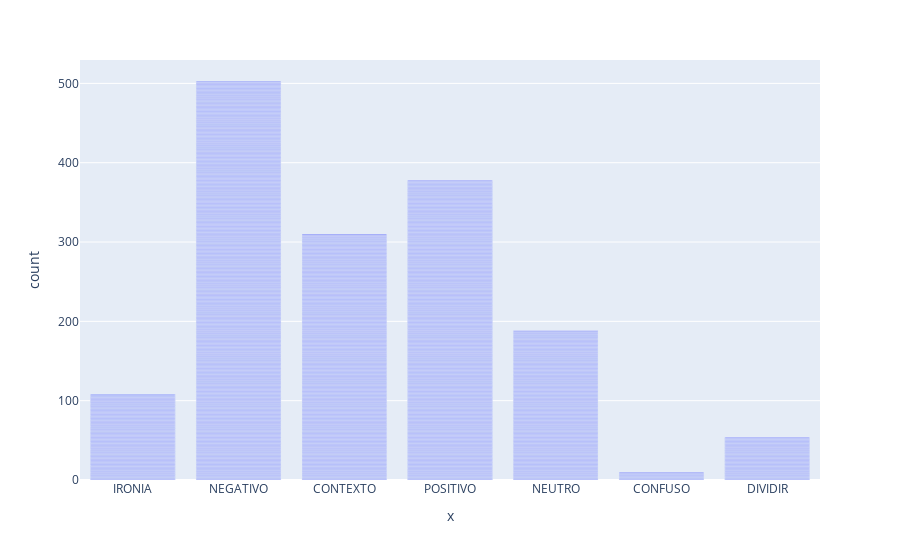

The code cell stored with this chart in its notebook:
### Markdown cell above
*Amostra do dataset classificado/rotulado*

### Code cell
rotulados = pd.read_excel(dataSet, sheet_name='ROTULADO')

fig = px.bar(rotulados['text'], x=rotulados['rotulo'])
fig.show()

### Figure 1 — Plotly figure (JSON) as saved in the notebook; plotly's stock layout.template omitted (floating-point values rounded to 4 significant figures; data arrays with more than 128 entries replaced by an {"elided": "..."} marker saying what was removed)
{"data": [{"alignmentgroup": "True", "hovertemplate": "x=%{x}<br>count=%{y}<extra></extra>", "legendgroup": "", "marker": {"color": "#636efa", "pattern": {"shape": ""}}, "name": "", "offsetgroup": "", "orientation": "v", "showlegend": false, "textposition": "auto", "type": "bar", "x": {"elided": "1551 str values"}, "xaxis": "x", "y": {"elided": "1551 int values"}, "yaxis": "y"}], "layout": {"barmode": "relative", "legend": {"tracegroupgap": 0}, "margin": {"t": 60}, "xaxis": {"anchor": "y", "domain": [0, 1], "title": {"text": "x"}}, "yaxis": {"anchor": "x", "domain": [0, 1], "title": {"text": "count"}}}}
